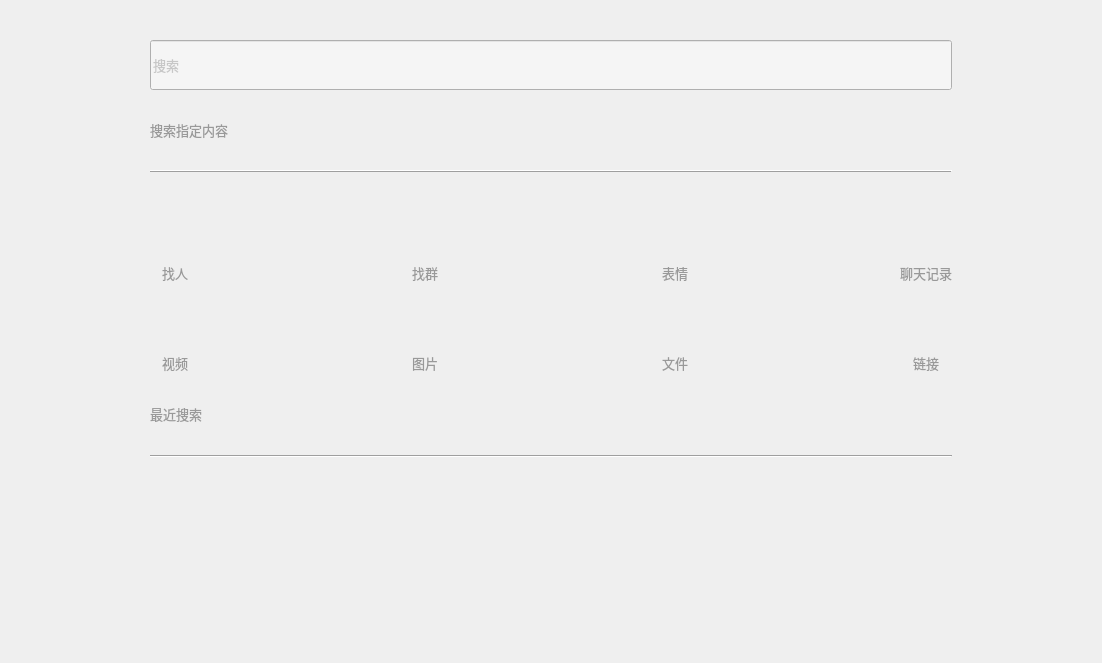
       <widget class="QWidget" name="main_searchTab">
        <property name="palette">
         <palette>
          <active>
           <colorrole role="WindowText">
            <brush brushstyle="SolidPattern">
             <color alpha="255">
              <red>153</red>
              <green>153</green>
              <blue>153</blue>
             </color>
            </brush>
           </colorrole>
          </active>
          <inactive>
           <colorrole role="WindowText">
            <brush brushstyle="SolidPattern">
             <color alpha="255">
              <red>153</red>
              <green>153</green>
              <blue>153</blue>
             </color>
            </brush>
           </colorrole>
          </inactive>
          <disabled>
           <colorrole role="WindowText">
            <brush brushstyle="SolidPattern">
             <color alpha="255">
              <red>120</red>
              <green>120</green>
              <blue>120</blue>
             </color>
            </brush>
           </colorrole>
          </disabled>
         </palette>
        </property>
        <attribute name="title">
         <string/>
        </attribute>
        <layout class="QVBoxLayout" name="verticalLayout_8">
         <property name="spacing">
          <number>30</number>
         </property>
         <property name="leftMargin">
          <number>150</number>
         </property>
         <property name="topMargin">
          <number>40</number>
         </property>
         <property name="rightMargin">
          <number>150</number>
         </property>
         <property name="bottomMargin">
          <number>0</number>
         </property>
         <item>
          <widget class="QLineEdit" name="main_searchTab_searchInput">
           <property name="sizePolicy">
            <sizepolicy hsizetype="Preferred" vsizetype="Preferred">
             <horstretch>0</horstretch>
             <verstretch>0</verstretch>
            </sizepolicy>
           </property>
           <property name="minimumSize">
            <size>
             <width>0</width>
             <height>50</height>
            </size>
           </property>
           <property name="palette">
            <palette>
             <active>
              <colorrole role="Base">
               <brush brushstyle="SolidPattern">
                <color alpha="255">
                 <red>245</red>
                 <green>245</green>
                 <blue>245</blue>
                </color>
               </brush>
              </colorrole>
              <colorrole role="Window">
               <brush brushstyle="SolidPattern">
                <color alpha="255">
                 <red>245</red>
                 <green>245</green>
                 <blue>245</blue>
                </color>
               </brush>
              </colorrole>
              <colorrole role="PlaceholderText">
               <brush brushstyle="SolidPattern">
                <color alpha="128">
                 <red>153</red>
                 <green>153</green>
                 <blue>153</blue>
                </color>
               </brush>
              </colorrole>
             </active>
             <inactive>
              <colorrole role="Base">
               <brush brushstyle="SolidPattern">
                <color alpha="255">
                 <red>245</red>
                 <green>245</green>
                 <blue>245</blue>
                </color>
               </brush>
              </colorrole>
              <colorrole role="Window">
               <brush brushstyle="SolidPattern">
                <color alpha="255">
                 <red>245</red>
                 <green>245</green>
                 <blue>245</blue>
                </color>
               </brush>
              </colorrole>
              <colorrole role="PlaceholderText">
               <brush brushstyle="SolidPattern">
                <color alpha="128">
                 <red>153</red>
                 <green>153</green>
                 <blue>153</blue>
                </color>
               </brush>
              </colorrole>
             </inactive>
             <disabled>
              <colorrole role="Base">
               <brush brushstyle="SolidPattern">
                <color alpha="255">
                 <red>245</red>
                 <green>245</green>
                 <blue>245</blue>
                </color>
               </brush>
              </colorrole>
              <colorrole role="Window">
               <brush brushstyle="SolidPattern">
                <color alpha="255">
                 <red>245</red>
                 <green>245</green>
                 <blue>245</blue>
                </color>
               </brush>
              </colorrole>
              <colorrole role="PlaceholderText">
               <brush brushstyle="SolidPattern">
                <color alpha="128">
                 <red>153</red>
                 <green>153</green>
                 <blue>153</blue>
                </color>
               </brush>
              </colorrole>
             </disabled>
            </palette>
           </property>
           <property name="font">
            <font>
             <family>Microsoft YaHei</family>
             <pointsize>10</pointsize>
             <weight>50</weight>
             <bold>false</bold>
            </font>
           </property>
           <property name="focusPolicy">
            <enum>Qt::ClickFocus</enum>
           </property>
           <property name="autoFillBackground">
            <bool>true</bool>
           </property>
           <property name="placeholderText">
            <string>搜索</string>
           </property>
           <property name="clearButtonEnabled">
            <bool>true</bool>
           </property>
          </widget>
         </item>
         <item>
          <widget class="QLabel" name="label_11">
           <property name="palette">
            <palette>
             <active>
              <colorrole role="WindowText">
               <brush brushstyle="SolidPattern">
                <color alpha="255">
                 <red>153</red>
                 <green>153</green>
                 <blue>153</blue>
                </color>
               </brush>
              </colorrole>
             </active>
             <inactive>
              <colorrole role="WindowText">
               <brush brushstyle="SolidPattern">
                <color alpha="255">
                 <red>153</red>
                 <green>153</green>
                 <blue>153</blue>
                </color>
               </brush>
              </colorrole>
             </inactive>
             <disabled>
              <colorrole role="WindowText">
               <brush brushstyle="SolidPattern">
                <color alpha="255">
                 <red>120</red>
                 <green>120</green>
                 <blue>120</blue>
                </color>
               </brush>
              </colorrole>
             </disabled>
            </palette>
           </property>
           <property name="font">
            <font>
             <family>Microsoft YaHei</family>
             <pointsize>10</pointsize>
            </font>
           </property>
           <property name="text">
            <string>搜索指定内容</string>
           </property>
           <property name="alignment">
            <set>Qt::AlignLeading|Qt::AlignLeft|Qt::AlignVCenter</set>
           </property>
          </widget>
         </item>
         <item>
          <widget class="Line" name="line">
           <property name="autoFillBackground">
            <bool>false</bool>
           </property>
           <property name="frameShadow">
            <enum>QFrame::Raised</enum>
           </property>
           <property name="lineWidth">
            <number>1</number>
           </property>
           <property name="orientation">
            <enum>Qt::Horizontal</enum>
           </property>
          </widget>
         </item>
         <item>
          <layout class="QGridLayout" name="gridLayout">
           <property name="horizontalSpacing">
            <number>200</number>
           </property>
           <property name="verticalSpacing">
            <number>10</number>
           </property>
           <item row="0" column="2">
            <widget class="QPushButton" name="main_searchTab_emjoiBtn">
             <property name="sizePolicy">
              <sizepolicy hsizetype="Fixed" vsizetype="Fixed">
               <horstretch>0</horstretch>
               <verstretch>0</verstretch>
              </sizepolicy>
             </property>
             <property name="minimumSize">
              <size>
               <width>50</width>
               <height>50</height>
              </size>
             </property>
             <property name="maximumSize">
              <size>
               <width>50</width>
               <height>50</height>
              </size>
             </property>
             <property name="icon">
              <iconset>
               <normaloff>:/widget/main/search/images/widget/main/search/emoji_no.png</normaloff>
               <normalon>:/widget/main/search/images/widget/main/search/emoji_yes.png</normalon>:/widget/main/search/images/widget/main/search/emoji_no.png</iconset>
             </property>
             <property name="iconSize">
              <size>
               <width>40</width>
               <height>40</height>
              </size>
             </property>
             <property name="flat">
              <bool>true</bool>
             </property>
            </widget>
           </item>
           <item row="2" column="3">
            <widget class="QPushButton" name="main_searchTab_linkBtn">
             <property name="sizePolicy">
              <sizepolicy hsizetype="Fixed" vsizetype="Fixed">
               <horstretch>0</horstretch>
               <verstretch>0</verstretch>
              </sizepolicy>
             </property>
             <property name="minimumSize">
              <size>
               <width>50</width>
               <height>50</height>
              </size>
             </property>
             <property name="maximumSize">
              <size>
               <width>50</width>
               <height>50</height>
              </size>
             </property>
             <property name="icon">
              <iconset>
               <normaloff>:/widget/main/search/images/widget/main/search/link_no.png</normaloff>
               <normalon>:/widget/main/search/images/widget/main/search/link_yes.png</normalon>:/widget/main/search/images/widget/main/search/link_no.png</iconset>
             </property>
             <property name="iconSize">
              <size>
               <width>40</width>
               <height>40</height>
              </size>
             </property>
             <property name="flat">
              <bool>true</bool>
             </property>
            </widget>
           </item>
           <item row="1" column="0">
            <widget class="QLabel" name="label_12">
             <property name="font">
              <font>
               <family>Microsoft YaHei</family>
               <pointsize>10</pointsize>
              </font>
             </property>
             <property name="text">
              <string>找人</string>
             </property>
             <property name="alignment">
              <set>Qt::AlignCenter</set>
             </property>
            </widget>
           </item>
           <item row="2" column="1">
            <widget class="QPushButton" name="main_searchTab_pictureBtn">
             <property name="sizePolicy">
              <sizepolicy hsizetype="Fixed" vsizetype="Fixed">
               <horstretch>0</horstretch>
               <verstretch>0</verstretch>
              </sizepolicy>
             </property>
             <property name="maximumSize">
              <size>
               <width>50</width>
               <height>50</height>
              </size>
             </property>
             <property name="icon">
              <iconset>
               <normaloff>:/widget/main/search/images/widget/main/search/picture_no.png</normaloff>
               <normalon>:/widget/main/search/images/widget/main/search/picture_yes.png</normalon>:/widget/main/search/images/widget/main/search/picture_no.png</iconset>
             </property>
             <property name="iconSize">
              <size>
               <width>40</width>
               <height>40</height>
              </size>
             </property>
             <property name="flat">
              <bool>true</bool>
             </property>
            </widget>
           </item>
           <item row="1" column="2">
            <widget class="QLabel" name="label_14">
             <property name="font">
              <font>
               <family>Microsoft YaHei</family>
               <pointsize>10</pointsize>
              </font>
             </property>
             <property name="text">
              <string>表情</string>
             </property>
             <property name="alignment">
              <set>Qt::AlignCenter</set>
             </property>
            </widget>
           </item>
           <item row="0" column="1">
            <widget class="QPushButton" name="main_searchTab_groupBtn">
             <property name="sizePolicy">
              <sizepolicy hsizetype="Fixed" vsizetype="Fixed">
               <horstretch>0</horstretch>
               <verstretch>0</verstretch>
              </sizepolicy>
             </property>
             <property name="minimumSize">
              <size>
               <width>50</width>
               <height>50</height>
              </size>
             </property>
             <property name="maximumSize">
              <size>
               <width>50</width>
               <height>50</height>
              </size>
             </property>
             <property name="icon">
              <iconset>
               <normaloff>:/widget/main/search/images/widget/main/search/group_no.png</normaloff>
               <normalon>:/widget/main/search/images/widget/main/search/group_yes.png</normalon>:/widget/main/search/images/widget/main/search/group_no.png</iconset>
             </property>
             <property name="iconSize">
              <size>
               <width>40</width>
               <height>40</height>
              </size>
             </property>
             <property name="flat">
              <bool>true</bool>
             </property>
            </widget>
           </item>
           <item row="0" column="0">
            <widget class="QPushButton" name="main_searchTab_friendBtn">
             <property name="sizePolicy">
              <sizepolicy hsizetype="Fixed" vsizetype="Fixed">
               <horstretch>0</horstretch>
               <verstretch>0</verstretch>
              </sizepolicy>
             </property>
             <property name="minimumSize">
              <size>
               <width>50</width>
               <height>50</height>
              </size>
             </property>
             <property name="maximumSize">
              <size>
               <width>50</width>
               <height>50</height>
              </size>
             </property>
             <property name="icon">
              <iconset>
               <normaloff>:/widget/main/search/images/widget/main/search/people_no.png</normaloff>
               <normalon>:/widget/main/search/images/widget/main/search/people_yes.png</normalon>:/widget/main/search/images/widget/main/search/people_no.png</iconset>
             </property>
             <property name="iconSize">
              <size>
               <width>40</width>
               <height>40</height>
              </size>
             </property>
             <property name="flat">
              <bool>true</bool>
             </property>
            </widget>
           </item>
           <item row="2" column="0">
            <widget class="QPushButton" name="main_searchTab_movieBtn">
             <property name="sizePolicy">
              <sizepolicy hsizetype="Fixed" vsizetype="Fixed">
               <horstretch>0</horstretch>
               <verstretch>0</verstretch>
              </sizepolicy>
             </property>
             <property name="minimumSize">
              <size>
               <width>50</width>
               <height>50</height>
              </size>
             </property>
             <property name="maximumSize">
              <size>
               <width>50</width>
               <height>50</height>
              </size>
             </property>
             <property name="icon">
              <iconset>
               <normaloff>:/widget/main/search/images/widget/main/search/movie_no.png</normaloff>
               <normalon>:/widget/main/search/images/widget/main/search/movie_yes.png</normalon>:/widget/main/search/images/widget/main/search/movie_no.png</iconset>
             </property>
             <property name="iconSize">
              <size>
               <width>40</width>
               <height>40</height>
              </size>
             </property>
             <property name="flat">
              <bool>true</bool>
             </property>
            </widget>
           </item>
           <item row="1" column="1">
            <widget class="QLabel" name="label_13">
             <property name="font">
              <font>
               <family>Microsoft YaHei</family>
               <pointsize>10</pointsize>
              </font>
             </property>
             <property name="text">
              <string>找群</string>
             </property>
             <property name="alignment">
              <set>Qt::AlignCenter</set>
             </property>
            </widget>
           </item>
           <item row="1" column="3">
            <widget class="QLabel" name="label_15">
             <property name="font">
              <font>
               <family>Microsoft YaHei</family>
               <pointsize>10</pointsize>
              </font>
             </property>
             <property name="text">
              <string>聊天记录</string>
             </property>
             <property name="alignment">
              <set>Qt::AlignCenter</set>
             </property>
            </widget>
           </item>
           <item row="0" column="3">
            <widget class="QPushButton" name="main_searchTab_chatHistroyBtn">
             <property name="sizePolicy">
              <sizepolicy hsizetype="Fixed" vsizetype="Fixed">
               <horstretch>0</horstretch>
               <verstretch>0</verstretch>
              </sizepolicy>
             </property>
             <property name="minimumSize">
              <size>
               <width>50</width>
               <height>50</height>
              </size>
             </property>
             <property name="maximumSize">
              <size>
               <width>50</width>
               <height>50</height>
              </size>
             </property>
             <property name="icon">
              <iconset>
               <normaloff>:/widget/main/search/images/widget/main/search/record_no.png</normaloff>
               <normalon>:/widget/main/search/images/widget/main/search/record_yes.png</normalon>:/widget/main/search/images/widget/main/search/record_no.png</iconset>
             </property>
             <property name="iconSize">
              <size>
               <width>40</width>
               <height>40</height>
              </size>
             </property>
             <property name="flat">
              <bool>true</bool>
             </property>
            </widget>
           </item>
           <item row="2" column="2">
            <widget class="QPushButton" name="main_searchTab_fileBtn">
             <property name="sizePolicy">
              <sizepolicy hsizetype="Fixed" vsizetype="Fixed">
               <horstretch>0</horstretch>
               <verstretch>0</verstretch>
              </sizepolicy>
             </property>
             <property name="minimumSize">
              <size>
               <width>50</width>
               <height>50</height>
              </size>
             </property>
             <property name="maximumSize">
              <size>
               <width>50</width>
               <height>50</height>
              </size>
             </property>
             <property name="icon">
              <iconset>
               <normaloff>:/widget/main/search/images/widget/main/search/file_no.png</normaloff>
               <normalon>:/widget/main/search/images/widget/main/search/file_yes.png</normalon>:/widget/main/search/images/widget/main/search/file_no.png</iconset>
             </property>
             <property name="iconSize">
              <size>
               <width>40</width>
               <height>40</height>
              </size>
             </property>
             <property name="flat">
              <bool>true</bool>
             </property>
            </widget>
           </item>
           <item row="3" column="0">
            <widget class="QLabel" name="label_16">
             <property name="font">
              <font>
               <family>Microsoft YaHei</family>
               <pointsize>10</pointsize>
              </font>
             </property>
             <property name="text">
              <string>视频</string>
             </property>
             <property name="alignment">
              <set>Qt::AlignCenter</set>
             </property>
            </widget>
           </item>
           <item row="3" column="1">
            <widget class="QLabel" name="label_17">
             <property name="font">
              <font>
               <family>Microsoft YaHei</family>
               <pointsize>10</pointsize>
              </font>
             </property>
             <property name="text">
              <string>图片</string>
             </property>
             <property name="alignment">
              <set>Qt::AlignCenter</set>
             </property>
            </widget>
           </item>
           <item row="3" column="2">
            <widget class="QLabel" name="label_18">
             <property name="font">
              <font>
               <family>Microsoft YaHei</family>
               <pointsize>10</pointsize>
              </font>
             </property>
             <property name="text">
              <string>文件</string>
             </property>
             <property name="alignment">
              <set>Qt::AlignCenter</set>
             </property>
            </widget>
           </item>
           <item row="3" column="3">
            <widget class="QLabel" name="label_19">
             <property name="font">
              <font>
               <family>Microsoft YaHei</family>
               <pointsize>10</pointsize>
              </font>
             </property>
             <property name="text">
              <string>链接</string>
             </property>
             <property name="alignment">
              <set>Qt::AlignCenter</set>
             </property>
            </widget>
           </item>
          </layout>
         </item>
         <item>
          <layout class="QHBoxLayout" name="horizontalLayout_14">
           <property name="spacing">
            <number>10</number>
           </property>
           <item>
            <widget class="QLabel" name="label_20">
             <property name="font">
              <font>
               <family>Microsoft YaHei</family>
               <pointsize>10</pointsize>
               <kerning>true</kerning>
              </font>
             </property>
             <property name="lineWidth">
              <number>1</number>
             </property>
             <property name="midLineWidth">
              <number>0</number>
             </property>
             <property name="text">
              <string>最近搜索</string>
             </property>
             <property name="textFormat">
              <enum>Qt::AutoText</enum>
             </property>
             <property name="alignment">
              <set>Qt::AlignCenter</set>
             </property>
             <property name="wordWrap">
              <bool>false</bool>
             </property>
            </widget>
           </item>
           <item>
            <spacer name="horizontalSpacer_10">
             <property name="orientation">
              <enum>Qt::Horizontal</enum>
             </property>
             <property name="sizeHint" stdset="0">
              <size>
               <width>40</width>
               <height>20</height>
              </size>
             </property>
            </spacer>
           </item>
           <item>
            <widget class="QPushButton" name="main_searchTab_deleteSearchHistroyBtn">
             <property name="icon">
              <iconset>
               <normaloff>:/widget/main/search/images/widget/main/search/delete_no.png</normaloff>
               <normalon>:/widget/main/search/images/widget/main/search/delete_yes.png</normalon>:/widget/main/search/images/widget/main/search/delete_no.png</iconset>
             </property>
             <property name="iconSize">
              <size>
               <width>30</width>
               <height>30</height>
              </size>
             </property>
             <property name="flat">
              <bool>true</bool>
             </property>
            </widget>
           </item>
          </layout>
         </item>
         <item>
          <widget class="Line" name="line_2">
           <property name="orientation">
            <enum>Qt::Horizontal</enum>
           </property>
          </widget>
         </item>
         <item>
          <spacer name="verticalSpacer_4">
           <property name="orientation">
            <enum>Qt::Vertical</enum>
           </property>
           <property name="sizeHint" stdset="0">
            <size>
             <width>20</width>
             <height>205</height>
            </size>
           </property>
          </spacer>
         </item>
        </layout>
       </widget>
